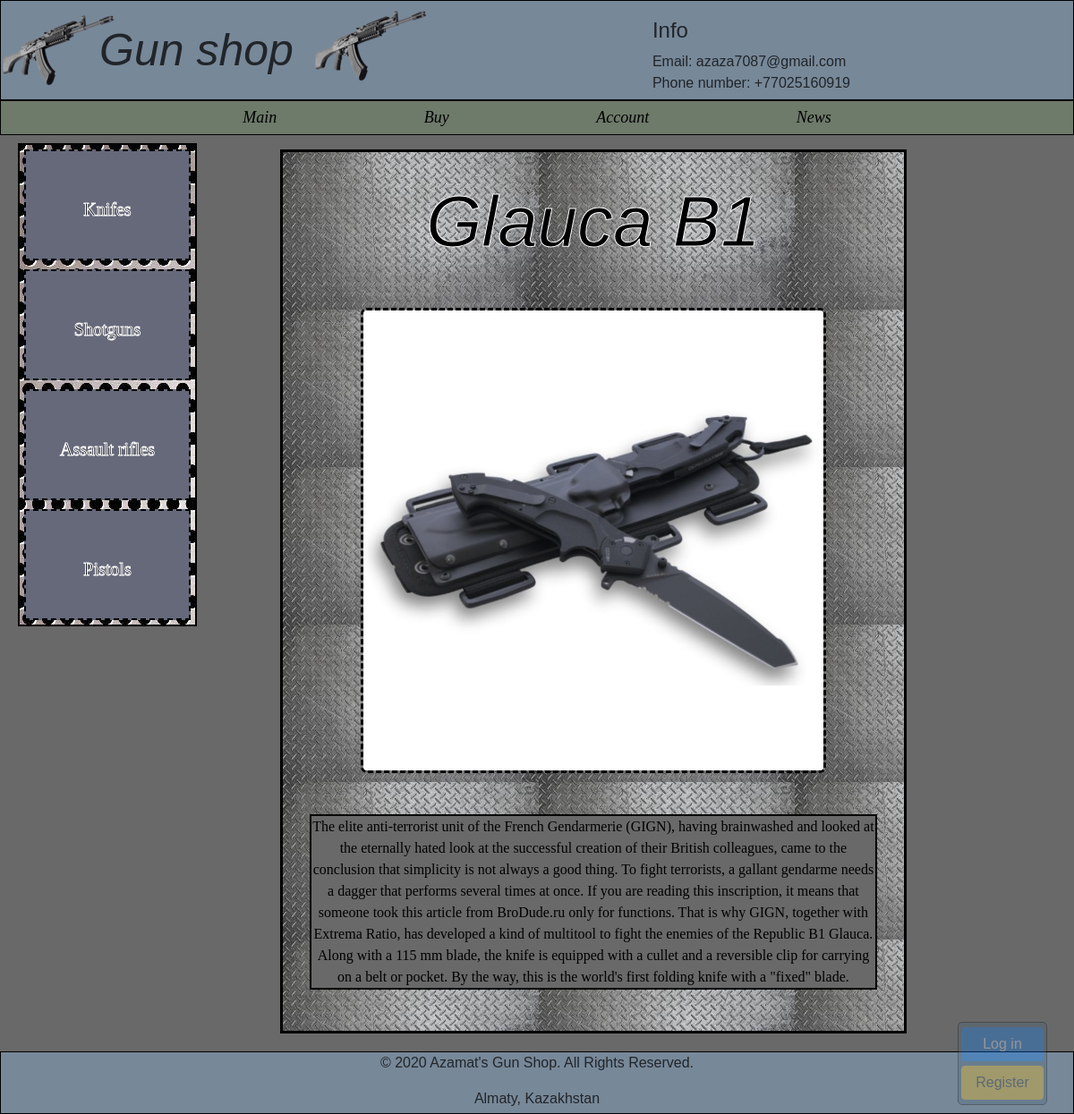
Screenshot of /shop/knifes/glauca-b1/ with the database file from the repository.
### shop/models.py (models this page shows, shortened)
class Guns(models.Model):
    name = models.CharField(max_length=150, db_index=True)
    slug = models.SlugField(max_length=30, blank=True, unique=True)
    body = models.TextField(blank=True, db_index=True)
    category = models.ForeignKey('Category',null=True, on_delete=models.CASCADE,default="",)
    image = models.ImageField(upload_to='static/images/guns/', blank=True)
    date_pub = models.DateTimeField(auto_now_add=True)
    class Meta:
        ordering = ['-date_pub']

### shop/views.py (the view)
# urls.py: path('<str:name>/<str:slug>/', GunDetail.as_view(), name='gun_detail_url'),
class GunDetail(View):
    def get(self, request, slug, name):
        gun = Guns.objects.get(slug__iexact=slug)
        return render(request, 'shop/gun_detail.html', context={"gun": gun, 'name': name})

### shop/templates/shop/gun_detail.html (shortened to what this page needs)
{% extends 'shop/base_shop.html' %}
{% block content %}
    <div id="gun_detail_id">
        <h1 class="mb-5"> <em> {{ gun.name }} </em> </h1>
        <p><img src="../../../{{ gun.image }}" alt="dfd" width="520px"></p>
        <p id="text_detail_id"> {{ gun.body }}</p>
    </div>
{% endblock %}

### static/css/index.css (style rules this page uses)
body { font-family: sans-serif; background-color: dimgrey !important; }
#gun_detail_id { border: solid black 3px; background-image: url("../images/background_detail.jpg"); width: 700px; text-align: center; padding: 30px; }
#gun_detail_id img { border: dashed black 3px; border-radius: 7px; margin-bottom: 30px; }
#gun_detail_id h1 { color: black; font-size: 80px; -webkit-text-stroke-width: 1px; -webkit-text-stroke-color: white; }
#text_detail_id { border: solid black 2px; background-color: dimgrey; color: black; font-style: initial; font-family: "Georgia"; }

### rows the page displays
Guns: name "Glauca B1", image (picture), body "The elite anti-terrorist unit of the French Gendarmerie (GIGN), having brainwashed and looked at the eternally hated look at the successful creation of their British colleagues, came to the conclusion that simplicity is not always a good thing. To fight terrorists, a gallant gendarme needs a dagger that performs several times at once. If you are reading this inscription, it means that someone took this article from BroDude.ru only for functions. That is why GIGN, together with Extrema Ratio, has developed a kind of multitool to fight the enemies of the Republic B1 Glauca. Along with a 115 mm blade, the knife is equipped with a cullet and a reversible clip for carrying on a belt or pocket.…"
